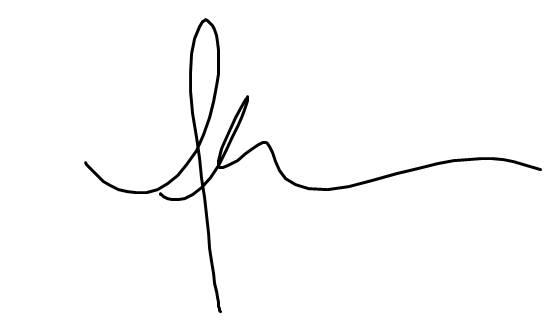
#> input picture capstone_project/media/signatures/verify/HYITZTULZB/sign_one.png, 560 x 326 px, given in place of 00100001.png, which was not available
$ jupyter execute --allow-errors 'Capstone Project - Group 1.ipynb'   (text cells are left out)
#> lines starting #> are read from the running program, lines starting #| are printed output that depends on the picture; after the words box and inside, x2 and y2 are one past the last pixel; in counts of white or black regions, pixels touching at a corner belong together; pictures that were not available may be replaced by others from this repository, and a replacement may not be noted
[cell 1]
import numpy as np
import pandas as pd
import matplotlib.pyplot as plt
import os
import cv2
import glob

[cell 2]
d1_real_dir = r"C:\Users\HP\Desktop\Semester II\AI and ML Laboratory\Dataset\Dataset_Signature_Final\Dataset\dataset1\real"
d1_forge_dir = r"C:\Users\HP\Desktop\Semester II\AI and ML Laboratory\Dataset\Dataset_Signature_Final\Dataset\dataset1\forge"

[cell 3]
SIZE = 224

[cell 4]
# Show one authorized signature image
img1 = plt.imread(r"C:\Users\HP\Desktop\Semester II\AI and ML Laboratory\Dataset\Dataset_Signature_Final\Dataset\dataset1\real\00100001.png")
#> img1 is the input picture: shape (326, 560, 4) float32; mean R, G, B, A 0.981, 0.981, 0.981, 1
plt.imshow(img1)

[cell 5]
img1 = cv2.imread(r"C:\Users\HP\Desktop\Semester II\AI and ML Laboratory\Dataset\Dataset_Signature_Final\Dataset\dataset1\real\00100001.png")
#> img1: shape (326, 560, 3); min 0, max 255, mean 250.2
img1 = cv2.cvtColor(img1, cv2.COLOR_BGR2GRAY)
#> img1: shape (326, 560)
plt.imshow(img1)
plt.show()

[cell 6]
# blur
blur = cv2.GaussianBlur(img1, (0,0), sigmaX=33, sigmaY=33)
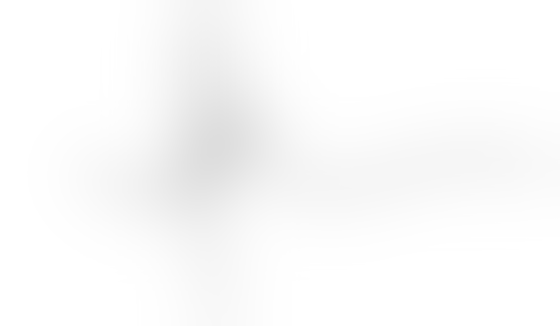
#> blur: shape (326, 560); min 221, max 255, mean 250.2

# divide
divide = cv2.divide(img1, blur, scale=255)

# otsu threshold
thresh = cv2.threshold(divide, 0, 255, cv2.THRESH_BINARY+cv2.THRESH_OTSU)[1]
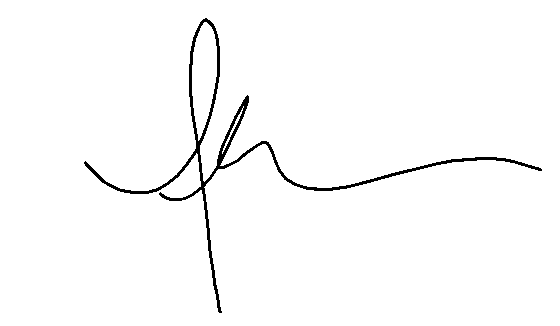
#> thresh: shape (326, 560); 98.1% white; 1 black region, box (x1, y1, x2, y2) and area: (84, 18, 542, 313) 3457

# apply morphology
kernel = cv2.getStructuringElement(cv2.MORPH_CROSS, (5,5))
morph = cv2.morphologyEx(thresh, cv2.MORPH_CLOSE, kernel)
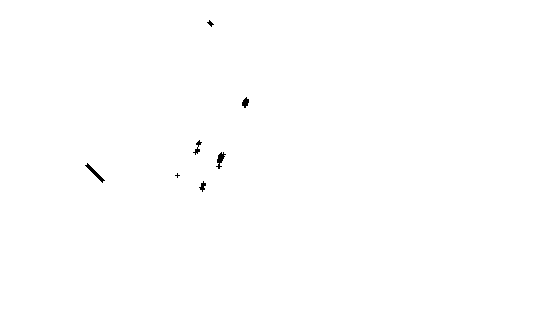
#> morph: shape (326, 560); 99.8% white; 7 black regions (1 under 20 px), largest, box (x1, y1, x2, y2) and area: (85, 163, 105, 183) 86, (216, 152, 226, 169) 74, (242, 97, 249, 108) 49, (193, 140, 202, 155) 45, (199, 181, 206, 192) 37, (207, 20, 214, 27) 21

[cell 7]
plt.imshow(blur)
plt.show()

[cell 8]
plt.imshow(divide)
plt.show()

[cell 9]
plt.imshow(thresh)
plt.show()

[cell 10]
plt.imshow(morph)
plt.show()

[cell 11]
thresh = cv2.resize(thresh, (SIZE, SIZE))
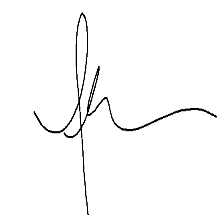
#> thresh: shape (224, 224); min 0, max 255, mean 250.2
plt.imshow(thresh)
plt.show()

[cell 12]
# Show one forged signature image
img2 = plt.imread(r"C:\Users\HP\Desktop\Semester II\AI and ML Laboratory\Dataset\Dataset_Signature_Final\Dataset\dataset1\forge\02100001.png")
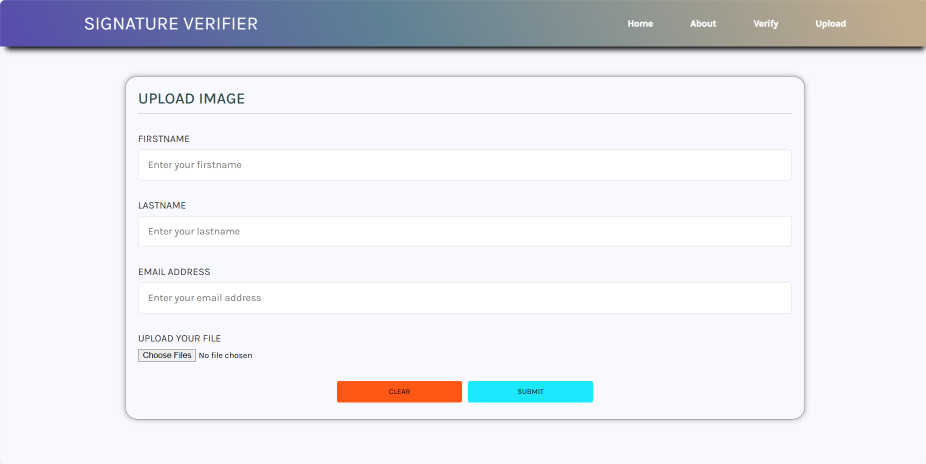
#> input picture capstone_project/media/signatures/verify/JNCVB7TI15/Upload Page.png, 1852 x 927 px, given in place of 02100001.png, which was not available (shown at 1/2 size)
#> img2 is the input picture: shape (927, 1852, 4) float32; mean R, G, B, A 0.923, 0.927, 0.941, 1
plt.imshow(img2)
